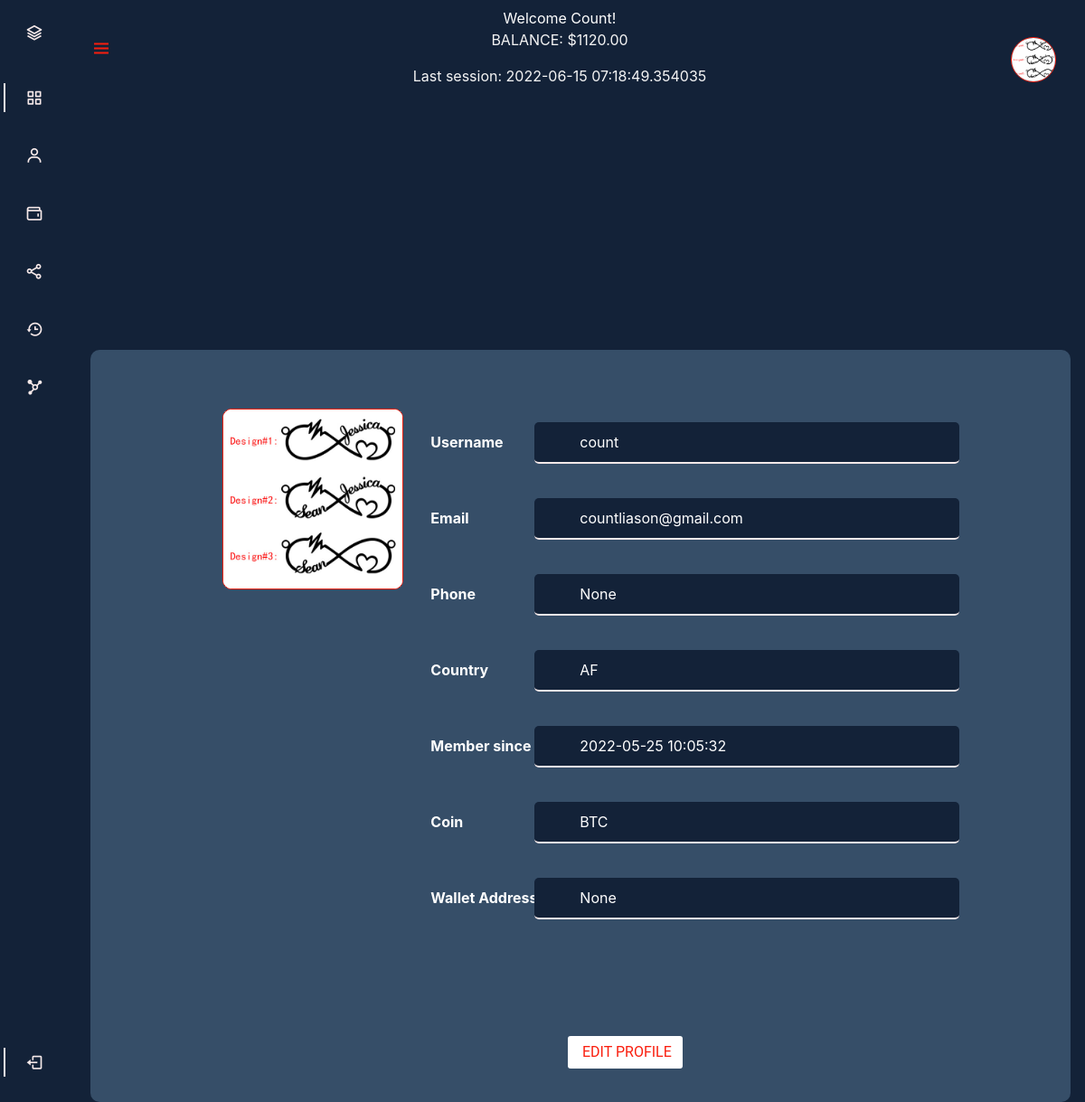
Screenshot of /profile/1 (signed in) with the database file from the repository.
### webapp/auth/models.py (models this page shows, shortened)
class User(db.Model, UserMixin):
    __tablename__ = 'users'
    id = db.Column(db.Integer, primary_key=True)
    email = db.Column(db.String(64), unique=True, index=True)
    country = db.Column(db.String(64))
    phone = db.Column(db.String(15))
    username = db.Column(db.String(20), unique=True)
    password = db.Column(db.String(64))
    password_hash = db.Column(db.String(128))
    confirmed = db.Column(db.Boolean, default=False)
    coin = db.Column(db.String(20))
    wallet_address = db.Column(db.String(64))
    profile_pic = db.Column(db.String(), nullable=True)
    account_balance = db.Column(db.Integer)
    deposit_amount = db.Column(db.Integer)
    total_deposit = db.Column(db.Integer)
    total_payouts = db.Column(db.Integer)
    transaction_image = db.Column(db.String(255))
    transaction = db.relationship('Transactions', backref='user', lazy='dynamic')
    investment = db.relationship('Investments', backref='user', lazy='dynamic')
    referral_code = db.Column(db.String(20), unique=True)
    referrals = db.Column(db.Integer, default=0)
    member_since = db.Column(db.DateTime(), default=datetime.utcnow)
    last_seen = db.Column(db.DateTime(), default=datetime.utcnow)
    roles = db.relationship(
        'Role',
        secondary=roles,
        backref=db.backref('users', lazy='dynamic')
    )
    def ping(self):
        self.last_seen = datetime.utcnow()
        db.session.add(self)
        db.session.commit()
    @property
    def password(self):
        raise AttributeError('password is not a readable attribute')

### webapp/main/views.py (the view)
@main_blueprint.route('/profile/<username>')
@login_required
def profile(username):
    user = User.query.filter_by(username=current_user.username).first()
    return render_template(
        'main/profile.html', user=user, username=current_user.username)

### webapp/auth/models.py (called while the page is built)
@login_manager.user_loader
def load_user(user_id):
    return User.query.get(int(user_id))

### webapp/auth/views.py (called while the page is built)
@auth_blueprint.before_app_request
def before_request():
    if current_user.is_authenticated:
        current_user.ping()
        if not current_user.confirmed \
                and request.endpoint \
                and request.blueprint != 'auth' \
                and request.endpoint != 'static':
            return redirect(url_for('auth.unconfirmed'))

### webapp/templates/main/profile.html (shortened to what this page needs)
{% extends "dash.html" %}
{% block page_content %}
<p>&nbsp;</p>
<p>&nbsp;</p>
<p>&nbsp;</p>
<p>&nbsp;</p>
<p>&nbsp;</p>
<p>&nbsp;</p>
<section class="container" style="color: #fff3cd;background-color: #364e68; height: 52rem; border-radius: 10px; margin-top:15%">
    <div class="row">
        <div class="col-4">
            {% if current_user.profile_pic %}
                <a href="{{ url_for('main.profile',  username=current_user.username) }}"><img class="profile-img" src="{{ url_for('static', filename='img/' + current_user.profile_pic)}}"  align="right"></a>
            {% else %}
                <a href="{{ url_for('main.profile',  username=current_user.username) }}"><img class="profile-img" src="{{ url_for('static', filename='img/user-profile-default.png')}}" align="right"></a>
            {% endif %}
        </div>
        <div class="col-8 user-profile">
            <p>&nbsp;</p>
            <p>&nbsp;</p>
            <div class="row">
                <p class="detail-label">Username</p>
                <p class="detail-value">{{ user.username }}</p>
            </div>
            <p>&nbsp;</p>
            <div class="row">
                <p class="detail-label">Email </p>
                <span class="detail-value">{{ user.email }}</span>
            </div>
            <p>&nbsp;</p>
            <div class="row">
                <span class="detail-label">Phone </span>
                <span class="detail-value">{{ user.phone }}</span>
            </div>
            <p>&nbsp;</p>
            <div class="row">
                <span class="detail-label">Country </span>
                <span class="detail-value">{{ user.country }}</span>
            </div>
            <p>&nbsp;</p>
            <div class="row">
                <span class="detail-label">Member since </span>
                <span class="detail-value">{{ user.member_since }}</span>
            </div>
            <p>&nbsp;</p>
            <div class="row">
                <span class="detail-label">Coin</span>
                <span class="detail-value">{{ user.coin }}</span>
            </div>
            <p>&nbsp;</p>
            <div class="row">
                <span class="detail-label">Wallet Address </span>
                <span class="detail-value">{{ user.wallet_address }}</span>
            </div>
            <p>&nbsp;</p>
            <p>&nbsp;</p>
        </div>
    </div>
    <p>&nbsp;</p>
    {% if user == current_user %}
    <button type="button" class="btn button secondary-button mr-4 text-uppercase" style="" >
        <a class="" href="{{ url_for('main.edit_profile', username=current_user.username) }}" style="color: #fa1e0e; text-decoration: none;">Edit Profile</a>
    </button>
    {% endif %}
</section>
{% endblock %}

### webapp/templates/dash.html (shortened to what this page needs)
<!DOCTYPE html>
<html lang="en">
<head>
{% block head %}
    {% block styles %}
        <link rel="stylesheet" href="{{ url_for('static', filename='stylesheets/profile.css') }}">
        <link rel="stylesheet" href="https://cdn.jsdelivr.net/npm/boxicons@latest/css/boxicons.min.css">
        <link href="{{ url_for('static',filename='stylesheets/bootstrap.min.css') }}" rel="stylesheet">
    {% endblock %}
{% endblock %}
</head>
<body id="body-pd">
<header class="header" id="header">
    <div class="header__toggle">
        <i class='bx bx-menu' id="header-toggle" style="color:#fa1e0e "></i>
    </div>
    {% if current_user.profile_pic %}
        <span class="text-center">
            <p class="nav-username text-capitalize mt-2" style="color: white;">Welcome {{ current_user.username }}!</p>
            <p class="text-center text-uppercase"  style="font-size:12px; font-weight: bolder; font: var(--roboto);color: whitesmoke">Balance: ${{ current_user.account_balance }}.00</p>
            <p class="text-center"  style="font-size:7px; font-weight: bolder; font: var(--roboto);color: whitesmoke">Last session: {{ current_user.last_seen }}</p>
        </span>
        <a href="{{ url_for('main.profile', username=current_user.username) }}"><img class="profile-pic" src="{{ url_for('static', filename='img/' + user.profile_pic)}}"  align=""></a>
    {% endif %}
</header>
    <div class="l-navbar" id="nav-bar">
        <nav class="nav mb-3">
            <div>
                <a href="{{ url_for('main.index') }}" class="nav__logo">
                    <i class='bx bx-layer nav__logo-icon'></i>
                </a>
                <div class="nav__list">
                    <a href="{{ url_for('main.dashboard', username=current_user.username) }}" class="nav__link active">
                    <i class='bx bx-grid-alt nav__icon' ></i>
                    </a>
                    <a href="{{ url_for('main.profile',  username=current_user.username) }}" class="nav__link">
                        <i class='bx bx-user nav__icon' ></i>
                    </a>
                    <a href="{{ url_for('main.investment', username=current_user.username) }}" class="nav__link">
                        <i class='bx bx-wallet nav__icon' ></i>
                    </a>
                    <a href="{{ url_for('main.share_balance', username=current_user.username) }}" class="nav__link">
                        <i class='bx bx-share-alt nav__icon' ></i>
                    </a>
                    <a href="{{ url_for('main.history', username=current_user.username) }}" class="nav__link">
                        <i class='bx bx-history nav__icon' ></i>
                    </a>
                    <a href="{{ url_for('main.referrals', username=current_user.username) }}" class="nav__link">
                        <i class='bx bxs-network-chart nav__icon' ></i>
                    </a>
                </div>
            </div>
            <a href="{{ url_for('auth.logout') }}" class="nav__link active">
                <i class='bx bx-log-out nav__icon' ></i>
            </a>
        </nav>
    </div>
    {% block page_content %}
    {% endblock %}
 </body>
</html>

### webapp/static/stylesheets/profile.css (style rules this page uses)
:root { --header-height: 3rem; --nav-width: 68px; #F6E9E9 --db-color: #364e68; --db-color-light: #132238; --db-white-color: #F6E9E9; --border-color: rgba(107, 103, 224, 0.67); --box-shadow: 0px 10px 30px rgba(57, 56, 61, 0.205); --body-font: 'Nunito', sans-serif; --normal-font-size: 1rem; --roboto: 'Roboto', cursive; --z-fixed: 100; }
body { position: relative; margin: var(--header-height) 0 0 0; padding: 0 1rem; font-family: var(--body-font); font-size: var(--normal-font-size); transition: .5s; background-color: var(--db-color-light) !important; color: var(--db-color-light); }
a { text-decoration: none; }
.header { width: 100%; height: var(--header-height); position: fixed; top: 0; left: 0; display: flex; align-items: center; justify-content: space-between; padding: 0 1rem; background-color: var(--db-color-light); z-index: var(--z-fixed); transition: .5s; margin-bottom: 10px; }
.header__toggle { color: var(--db-color); font-size: 1.5rem; cursor: pointer; }
.l-navbar { position: fixed; top: 0; left: -30%; width: var(--nav-width); height: 100%; background-color: var(--db-color); padding: .5rem 1rem 0 0; transition: .5s; z-index: var(--z-fixed); }
.nav { height: 100%; display: flex; flex-direction: column; justify-content: space-between; overflow: hidden; }
.nav__logo, .nav__link { display: grid; grid-template-columns: max-content max-content; align-items: center; column-gap: 1rem; padding: .5rem 0 .5rem 1.5rem; }
.nav__logo { margin-bottom: 2rem; }
.nav__logo-icon { font-size: 1.25rem; color: #F6E9E9; }
.nav__link { position: relative; color: #F6E9E9; margin-bottom: 1.5rem; transition: .3s; }
.nav__icon { font-size: 1.25rem; }
.active { color: var(--db-white-color); }
.active::before { content: ''; position: absolute; left: 0; width: 2px; height: 32px; background-color: var(--db-white-color); }
@media screen and (min-width: 768px) { body { margin: calc(var(--header-height) + 1rem) 0 0 0; padding-left: calc(var(--nav-width) + 2rem); } }
@media screen and (min-width: 768px) { .header { height: calc(var(--header-height) + 1.rem); padding: 0 2rem 0 calc(var(--nav-width) + 2rem); } }
@media screen and (min-width: 768px) { .profile-pic { width: 50px; height: 50px; background-color: white; border: 1px #fa1e0e solid; border-radius: 50px; margin-top: 20px; } }
@media screen and (min-width: 768px) { .profile-img { width: 200px; height: 200px; background-color: white; border: 1px #fa1e0e solid; border-radius: 10px; margin-top: 65px; } }
@media screen and (min-width: 768px) { .nav-username { font: var(--roboto); margin: 20px 0 0 0; } }
@media screen and (min-width: 768px) { .l-navbar { left: 0; padding: 1rem 1rem 0 0; } }
.button { padding: .8rem 1rem; margin: 10px 0; font: normal 500 16px/20px var(--roboto); position: relative; border: 3px solid transparent; border-radius: 4px; }
.button.primary-button::after, .button.secondary-button::after { position: absolute; top: -2px; left: -2px; bottom: -2px; right: -2px; background: var(--gradient-color); content: ' '; z-index: -1; border-radius: 4px; }
.button.secondary-button { background: white; background-clip: padding-box; transition: background .6s ease; }
section .user-profile .row .detail-value { border-bottom: 2px solid var(--db-white-color); border-radius: 5px; padding: 10px 0 10px 5px; background-color: var(--db-color-light) !important; padding-inline: 5px 5px; width: 65%; position: absolute; margin: 0 0 0 130px; color: white; padding-inline-start: 50px; }
section .user-profile .row .detail-label { font-weight: bold; margin: 10px 15px; color: white; }
section .button { position: relative; margin-left: 32rem; }
section .row > span > button, a { position: relative; margin-left: 4px !important; color: #c8cbcf; }
.pricing-area .pricing-card .button.primary-button::after, .button.secondary-button::after { position: absolute; top: -2px; left: -2px; bottom: -2px; right: -2px; background: var(--gradient-color); content: ' '; z-index: -1; border-radius: 4px; }

### rows the page displays
User: username "Count", account_balance "1120", last_seen "2022-06-15 07:18:49.354035", profile_pic (picture), username "count", email "countliason@gmail.com", phone "None", country "AF", member_since "2022-05-25 10:05:32", coin "BTC", wallet_address "None"
